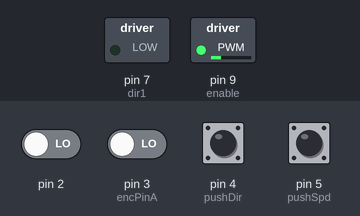
Bench run of a sketch on a simulated Arduino Uno, built with avr-gcc and run on an emulated ATmega328P. Shown: switched loads named in the sketch (green lamp = pin HIGH). The inputs (shaded band) are chosen by the test bench; at power-on: pin 2, pin 3 (encPinA), pin 4 (pushDir), pin 5 (pushSpd) LOW. Pins used as bus, display or sensor lines are not drawn; what the sketch prints to the serial monitor is not drawn.

Above: at 1.2 s.
1.3 s: pin 4 (pushDir) pulled HIGH for 0.15 s
At 2.3 s:
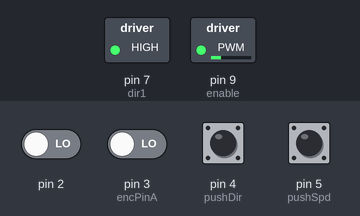
2.9 s: pin 5 (pushSpd) pulled HIGH for 0.15 s
At 3.5 s:
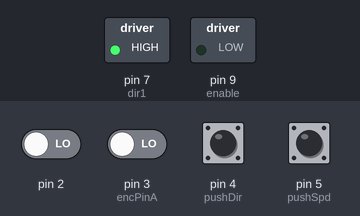
4.5 s: pin 4 (pushDir) pulled HIGH for 1 s
At 5.9 s:
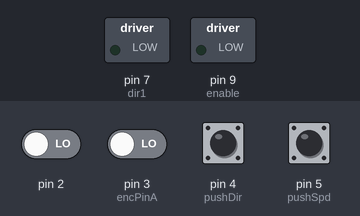
10.0 s: pin 5 (pushSpd) pulled HIGH for 1 s
At 11.3 s:
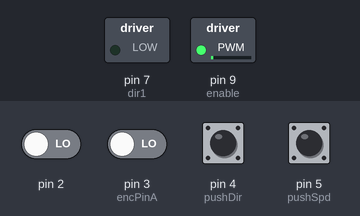
14.0 s: pin 4 (pushDir) pulled HIGH for 0.15 s
At 15.5 s:
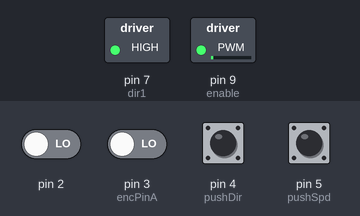
Timing chart, 0 to 17.0 s (numbered marks = the images above; inputs shaded):
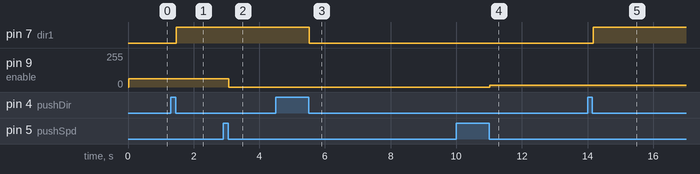

The sketch:

encoder_motor_test_digital.ino
```cpp
//from http://howtomechatronics.com/tutorials/arduino/arduino-dc-motor-control-tutorial-l298n-pwm-h-bridge/
//http://playground.arduino.cc/Main/RotaryEncoders#Intro
//PWM from 0 to 255 for some reason

#define enable 9
#define dir1 7
#define dir2 1
#define pushSpd 5
#define pushDir 4
#define encPinA 3
#define encPinB 4

int encoderA = 0;
int encoderB = 0;

int count = 0;
bool blocked = false;

int rotDirection = 0;
int pressed = false;
int pressedSpd = false;
int speed = 5;
int pwmOutput= 0;

volatile unsigned int encoder0Pos = 0;

void setup() {
  Serial.begin(9600);

  pinMode(encPinA, INPUT);
  pinMode(encPinB, INPUT);

  pinMode(enable, OUTPUT);
  pinMode(dir1, OUTPUT);
  pinMode(dir2, OUTPUT);

  pinMode(pushDir, INPUT);
  pinMode(pushSpd, INPUT);

   // encoder pin on interrupt 0 (pin 2)
  attachInterrupt(0, doEncoderA, CHANGE);
  // encoder pin on interrupt 1 (pin 3)
  attachInterrupt(1, doEncoderB, CHANGE);

  // Set initial rotation direction
  digitalWrite(dir1, LOW);
  digitalWrite(dir2, HIGH);
}

void loop() {

  encoderA = digitalRead(encPinA);
  encoderB = digitalRead(encPinB);

  //Serial.print(encoder0Pos);
  Serial.println(encoder0Pos, DEC);
  Serial.print("value: \n");
  //Serial.println(encoderA);
  //Serial.println(encoderB);

  //debounce and read speed button
  if (digitalRead(pushSpd) == true) {
    pressedSpd = true;
  }
  while (digitalRead(pushSpd) == true);
  delay(20);
  if (pressedSpd == true) {
    if (speed == 5){
      speed = 0;
    }
    else {
      speed++;
    }
  }
  pressedSpd = false;
  //Serial.print("speed: \n");
  //Serial.print(speed);

  pwmOutput = map(speed, 0, 20, 0 , 255); // Map the speed value from 0 to 255
  analogWrite(enable, pwmOutput); // Send PWM signal to L298N Enable pin

  // Read button - Debounce
  if (digitalRead(pushDir) == true) {
    pressed = !pressed;
  }
  while (digitalRead(pushDir) == true);
  delay(20);
  // If button is pressed - change rotation direction
  if (pressed == true  & rotDirection == 0) {
    Serial.print("Dir1 \n");
    digitalWrite(dir1, HIGH);
    digitalWrite(dir2, LOW);
    rotDirection = 1;
    delay(20);
  }
  // If button is pressed - change rotation direction
  if (pressed == false & rotDirection == 1) {
    Serial.print("dir2 \n");
    digitalWrite(dir1, LOW);
    digitalWrite(dir2, HIGH);
    rotDirection = 0;
    delay(20);
  }

}

void doEncoderA() {
  //Serial.print("asdf");
  // look for a low-to-high on channel A
  if (digitalRead(encPinA) == HIGH) {

    // check channel B to see which way encoder is turning
    if (digitalRead(encPinB) == LOW) {
      encoder0Pos = encoder0Pos + 1;         // CW
    }
    else {
      encoder0Pos = encoder0Pos - 1;         // CCW
    }
  }

  else   // must be a high-to-low edge on channel A
  {
    // check channel B to see which way encoder is turning
    if (digitalRead(encPinB) == HIGH) {
      encoder0Pos = encoder0Pos + 1;          // CW
    }
    else {
      encoder0Pos = encoder0Pos - 1;          // CCW
    }
  }
  //Serial.println(encoder0Pos, DEC);
  // use for debugging - remember to comment out
}

void doEncoderB() {
  // look for a low-to-high on channel B
  if (digitalRead(encPinB) == HIGH) {

    // check channel A to see which way encoder is turning
    if (digitalRead(encPinA) == HIGH) {
      encoder0Pos = encoder0Pos + 1;         // CW
    }
    else {
      encoder0Pos = encoder0Pos - 1;         // CCW
    }
  }

  // Look for a high-to-low on channel B

  else {
    // check channel B to see which way encoder is turning
    if (digitalRead(encPinA) == LOW) {
      encoder0Pos = encoder0Pos + 1;          // CW
    }
    else {
      encoder0Pos = encoder0Pos - 1;          // CCW
    }
  }
}
```

Measured:
- after the input at 1.3 s, pin 7 (dir1): LOW → HIGH after 0.17 s
- after the input at 2.9 s, pin 9 (enable): 63/255 → 0/255 after 0.17 s
- after the input at 4.5 s, pin 7 (dir1): HIGH → LOW after 1.0 s
- after the input at 10.0 s, pin 9 (enable): 0/255 → 12/255 after 1.0 s
- after the input at 14.0 s, pin 7 (dir1): LOW → HIGH after 0.17 s
